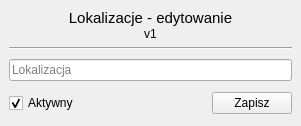
<?xml version="1.0" encoding="UTF-8"?>
<ui version="4.0">
 <class>Form</class>
 <widget class="QWidget" name="Form">
  <property name="geometry">
   <rect>
    <x>0</x>
    <y>0</y>
    <width>301</width>
    <height>126</height>
   </rect>
  </property>
  <property name="windowTitle">
   <string>Form</string>
  </property>
  <layout class="QGridLayout" name="gridLayout">
   <property name="leftMargin">
    <number>0</number>
   </property>
   <property name="topMargin">
    <number>0</number>
   </property>
   <property name="rightMargin">
    <number>0</number>
   </property>
   <property name="bottomMargin">
    <number>0</number>
   </property>
   <property name="spacing">
    <number>0</number>
   </property>
   <item row="0" column="0">
    <widget class="QWidget" name="widget" native="true">
     <layout class="QVBoxLayout" name="verticalLayout_3">
      <item>
       <widget class="QWidget" name="widget_2" native="true">
        <layout class="QVBoxLayout" name="verticalLayout_2">
         <property name="spacing">
          <number>0</number>
         </property>
         <property name="leftMargin">
          <number>0</number>
         </property>
         <property name="topMargin">
          <number>0</number>
         </property>
         <property name="rightMargin">
          <number>0</number>
         </property>
         <property name="bottomMargin">
          <number>0</number>
         </property>
         <item>
          <widget class="QLabel" name="label">
           <property name="font">
            <font>
             <pointsize>11</pointsize>
            </font>
           </property>
           <property name="text">
            <string>Lokalizacje - edytowanie</string>
           </property>
           <property name="alignment">
            <set>Qt::AlignCenter</set>
           </property>
          </widget>
         </item>
         <item>
          <widget class="QLabel" name="label_2">
           <property name="text">
            <string>v1</string>
           </property>
           <property name="alignment">
            <set>Qt::AlignCenter</set>
           </property>
          </widget>
         </item>
        </layout>
       </widget>
      </item>
      <item>
       <widget class="Line" name="line">
        <property name="orientation">
         <enum>Qt::Horizontal</enum>
        </property>
       </widget>
      </item>
      <item>
       <widget class="QWidget" name="widget_3" native="true">
        <layout class="QVBoxLayout" name="verticalLayout">
         <property name="spacing">
          <number>0</number>
         </property>
         <property name="leftMargin">
          <number>0</number>
         </property>
         <property name="topMargin">
          <number>0</number>
         </property>
         <property name="rightMargin">
          <number>0</number>
         </property>
         <property name="bottomMargin">
          <number>0</number>
         </property>
         <item>
          <widget class="QLineEdit" name="text_linia">
           <property name="placeholderText">
            <string>Lokalizacja</string>
           </property>
          </widget>
         </item>
        </layout>
       </widget>
      </item>
      <item>
       <widget class="QWidget" name="widget_4" native="true">
        <layout class="QHBoxLayout" name="horizontalLayout">
         <property name="spacing">
          <number>0</number>
         </property>
         <property name="leftMargin">
          <number>0</number>
         </property>
         <property name="topMargin">
          <number>0</number>
         </property>
         <property name="rightMargin">
          <number>0</number>
         </property>
         <property name="bottomMargin">
          <number>0</number>
         </property>
         <item>
          <widget class="QCheckBox" name="check_aktywny">
           <property name="text">
            <string>Aktywny</string>
           </property>
           <property name="checked">
            <bool>true</bool>
           </property>
          </widget>
         </item>
         <item>
          <spacer name="horizontalSpacer">
           <property name="orientation">
            <enum>Qt::Horizontal</enum>
           </property>
           <property name="sizeHint" stdset="0">
            <size>
             <width>139</width>
             <height>20</height>
            </size>
           </property>
          </spacer>
         </item>
         <item>
          <widget class="QPushButton" name="btn_zapisz">
           <property name="text">
            <string>Zapisz</string>
           </property>
          </widget>
         </item>
        </layout>
       </widget>
      </item>
     </layout>
    </widget>
   </item>
  </layout>
 </widget>
 <resources/>
 <connections/>
</ui>
